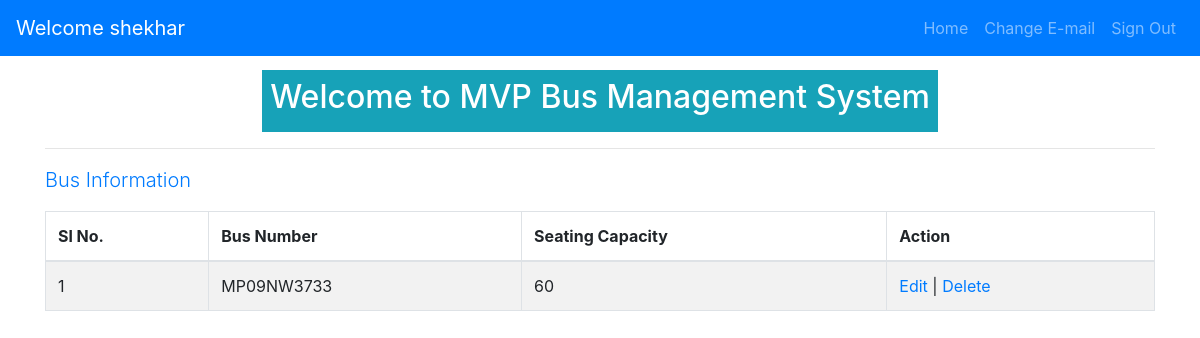
/manager/buslist (signed in), run on the app's committed database.
### mvpManagement/models.py (models this page shows, shortened)
class User(AbstractUser):
    class UserType:
        AGENCYMANAGER = 1
        DRIVER = 2
        CONDUCTOR = 3
        HELPER = 4
    USER_CHOICES = (
        (UserType.AGENCYMANAGER, _("Agency Manager")),
        (UserType.DRIVER, _("Driver")),
        (UserType.CONDUCTOR, _("Conductor")),
        (UserType.HELPER, _("Helper")),
    )
    usertype = models.IntegerField(
        default=0, choices=USER_CHOICES, verbose_name=_("User Type")
    )
    email = models.EmailField(unique=True, verbose_name=_('email address'), blank=True)
    created_by = models.ForeignKey(
        "self", null=True, blank=True, on_delete=models.CASCADE
    )
    class Meta:
        ordering = ('user__date_joined',)
        verbose_name = "User"
        verbose_name_plural = "Users"

class BusInfo(models.Model):
    bnum = models.CharField(max_length=10, verbose_name=_("Bus Number"), unique=True)
    bseater = models.IntegerField(default=0, verbose_name=_("Seating Capacity"))
    created_by = models.ForeignKey(
        settings.AUTH_USER_MODEL, null=True, blank=True, on_delete=models.CASCADE
    )
    created_at = models.DateTimeField(editable=False)
    updated_at = models.DateTimeField()
    class Meta:
        db_table = "bustable"
        ordering = ('created_at',)
        verbose_name = "Bus Info"
        verbose_name_plural = "Buses Info"

### mvpManagement/views/manager.py (the view)
# urls.py: path('buslist', manager.bus_list, name='bus_list'),
@manager_required
def bus_list(request):
    bus_detail = request.user.businfo_set.all()
    page = request.GET.get("pg", 1)
    paginator_bus = Paginator(bus_detail, 5)
    try:
        bus_detail = paginator_bus.page(page)
    except PageNotAnInteger:
        bus_detail = paginator_bus.page(1)
    except EmptyPage:
        bus_detail = paginator_bus.page(paginator_bus.num_pages)
    return render(
        request, "mvp_management/managers/buslist.html", {"bus_detail": bus_detail}
    )

### mvpManagement/templates/mvp_management/managers/buslist.html (shortened to what this page needs)
{% extends 'base.html' %}
{% block content %}
<div class="d-flex justify-content-center flex-wrap flex-row text-white">
    <div class="p-2 bg-info">
<h2> Welcome to MVP Bus Management System</h2>
</div>
</div>
<hr>
<div class="row">
        <div class="col-md-12">
            <p class="lead text-primary">Bus Information</p>
          </div>
      </div>
    <div class="row">
        <div class="col-md-12">
    <div class="table-responsive">
      <table class="table table-striped table-bordered table-hover">
    <thead><tr>
      <th>Sl No.</th>
      <th>Bus Number</th>
      <th>Seating Capacity</th>
      <th>Action</th>
    </tr></thead>
    {% for bus in bus_detail %}
    <tbody>
    <tr>
      <td>{{forloop.counter0|add:bus_detail.start_index}}</td>
      <td>{{bus.bnum}}</td>
      <td>{{bus.bseater}}</td>
      <td>
          <a href="{% url 'manager:edit_bus' bus.pk %}"><span class="glyphicon glyphicon-pencil" >Edit</span></a>
          |
          <a href="{% url 'manager:delete_bus' bus.pk %}"><span class="glyphicon glyphicon-pencil" >Delete</span></a>
      </td>
    </tr>
    </tbody>
    {% endfor %}
    </table>
    </div>
    </div>
    </div>
    <div class="row">
        <div class="col-md-12">
        </div>
      </div>
      {% endblock %}

### templates/base.html (shortened to what this page needs)
<!DOCTYPE html>
<html>
  <head>
    <link rel="stylesheet" href="https://maxcdn.bootstrapcdn.com/bootstrap/4.0.0/css/bootstrap.min.css">
  </head>
  <body>
    {% block body %}
        <nav class="navbar navbar-expand-sm bg-primary navbar-dark fixed-top">
            <div class="navbar-collapse collapse">
                {% if user.is_authenticated %}
                <a routerLink="/" class="navbar-brand" href="/">Welcome {{ user.username }}</a>
                {% endif %}
          <ul class="navbar-nav ml-auto">
          {% if user.is_authenticated %}
          <li class="nav-item"><a href="/index" class="nav-link">Home</a></li>
        	<li class="nav-item"><a href="{% url 'account_email' %}" class="nav-link">Change E-mail</a></li>
	        <li class="nav-item">
            <form name='signoutform' method="post" action="{% url 'account_logout' %}">
                  <a href="#" class="nav-link" onclick="document.forms['signoutform'].submit(); return false;">Sign Out</a>
            </form>
          </li>
	        {% else %}
	        <li class="nav-item"><a href="{% url 'account_login' %}" class="nav-link">Sign In</a></li>
	        {% endif %}
        </ul>
        </div>
        </nav>
    <div class="container">
    {% block content %}
    {% endblock %}
    {% endblock %}
  </div>
  </body>
</html>

### templates/base.html (style rules this page uses)
body { padding-top: 70px; }

### data on the page
User: username "shekhar"
BusInfo: bnum "MP09NW3733", bseater "60"
